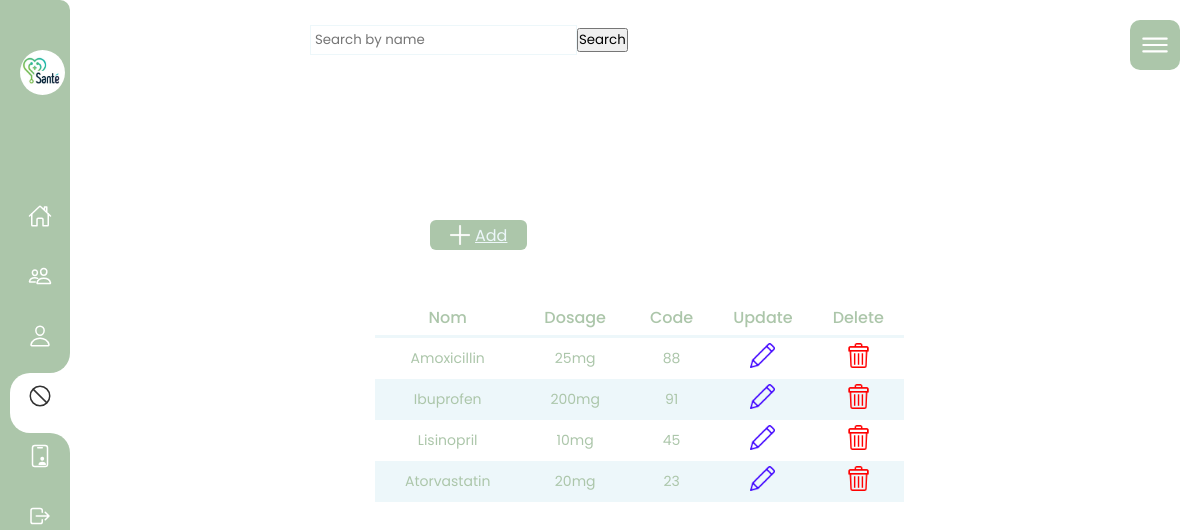
The page /Medication.php on the database its author committed.
### tables this page shows
CREATE TABLE `medicament` (
  `id_med` int(11) NOT NULL,
  `nom` text NOT NULL,
  `dosage` text NOT NULL,
  `code` text NOT NULL
);

### medicamentDAO.php (called while the page is built, shortened)
<?php
require_once("medicament.php");
class medicamentDAO {
	static function getPDO(){
		return new PDO("mysql:host=localhost;dbname=lifesaver","root","");
	}
    public static function listeMedicaments() {
		$pdo=medicamentDAO::getPDO();
		$res=$pdo->prepare("SELECT * FROM medicament;");
		$res->execute();
		$lst=[];
		while($ligne=$res->fetch()){
			$lst[]=new Medicament($ligne["id_med"], $ligne["nom"], $ligne["dosage"], $ligne["code"]);
		}
		return $lst;    }
}
?>

### medicament.php (called while the page is built, shortened)
<?php
require_once("medicamentDAO.php");
class Medicament {
    private $id_med;
    private $nom;
    private $dosage;
    private $code;
    public function __construct($id_med, $nom, $dosage, $code) {
        $this->id_med = $id_med;
        $this->nom = $nom;
        $this->dosage = $dosage;
        $this->code = $code;
    }
    public function __get($prop) {
        switch ($prop) {
            case 'id_med': return $this->id_med;
            case 'nom': return $this->nom;
            case 'dosage': return $this->dosage;
            case 'code': return $this->code;
        }
    }
}
?>

### Medication.php (the view, shortened to what this page needs)
<!DOCTYPE html>
<html lang="en">
<head>
    <link rel="stylesheet" type="text/css" href="medication.css">
</head>
<body>
<div class="navigation">
        <ul>
            <li><a href="#" class="logo">
                <img src="logoSanté.png">
              </a></li>
              <li class="list ">
                <a href="page1.php">
                    <span class="icon"><ion-icon name="home-outline"></ion-icon></span>
                </a>
            </li>
            <li class="list ">
                <a href="patient.php" >
                    <span class="icon"><ion-icon name="people-outline"></ion-icon></span>
                </a>
            </li>
            <li class="list">
                <a href="medecin.php" >
                    <span class="icon"><ion-icon name="person-outline"></ion-icon></span>
                </a>
            </li>
            <li class="list active">
                <b></b>
                <b></b>
                <a href="Medication.php" >
                    <span class="icon"><ion-icon name="ban-outline"></ion-icon></span>
                </a>
            </li>
            <li class="list">
                <a href="ordonnance.php" >
                    <span class="icon"><ion-icon name="id-card-outline"></ion-icon></span>
                </a>
            </li>
            <li class="list">
                <a  href="logout.php">
                    <span class="icon"><ion-icon name="log-out-outline"></ion-icon></span>
                </a>
            </li>
        </ul>
    </div>
<div class="main">
   <div class="topbar">
    <div class="toggle">
        <ion-icon name="menu-outline" class="open"></ion-icon>
    </div>
    <?php
require_once("medicament.php");
$liste=MedicamentDAO::listeMedicaments();
?>
   <div class="container">
   <?php
$searchQuery = isset($_GET['search']) ? $_GET['search'] : '';
$filteredList = array_filter($liste, function($medicament) use ($searchQuery) {
    return stripos($medicament->nom, $searchQuery) !== false;
});
?>
        <table>
        <a href="addMedicament.php" class="Btn_add"><img src="plus.png">Add</a>
          <tr id="items" id="id01">
            <th>Nom</th>
            <th>Dosage</th>
            <th>Code</th>
            <th>Update</th>
            <th>Delete</th>
          </tr>
    <form action="" method="GET">
        <input type="text" name="search" value="<?= $searchQuery ?>" placeholder="Search by name">
        <button type="submit">Search</button>
    </form>
    <?php foreach ($filteredList as $medicament) { ?>
                <tr>
                    <td><?=$medicament->nom?></td>
                    <td><?=$medicament->dosage?></td>
                    <td><?=$medicament->code?></td>
                    <td><a href="updateMedication.php?id_med=<?=$medicament->id_med?>"><img src="pen.png"></a></td>
                    <td><a onclick="return confirm('Etes vous sur!!?')"  href="deleteMedicament.php?id_med=<?=$medicament->id_med?>>"><img src="trash.png"></a> </td>
                <?php
             }
         ?>
        </table>
      </div>
 </body>
</html>

### medication.css (style rules this page uses)
* { margin: 0; padding: 0; box-sizing: border-box; font-family: 'Poppins',sans-serif; }
body { min-height: 100vh; background: #fff; }
.navigation { position: fixed; top: 0px; left: 0px; bottom: 0px; width: 65px; border-top-right-radius: 10px; box-sizing: initial; border-left: 5px solid #acc6aa ; background: #acc6aa; transition: width 0.5s; overflow: hidden; }
.logo { text-align: center; display: flex; margin: 10px 0 0 10px; padding-bottom: 3rem; }
.logo img { width: 45px; height: 45px; border-radius: 50%; }
.navigation ul { position: absolute; top: 0px; left: 0; width: 100%; padding-left: 5px; padding-top: 40px; }
.navigation ul li { position: relative; list-style: none; width: 100%; border-top-left-radius: 20px; border-bottom-left-radius: 20px; }
.navigation ul li.active { background: #fff; }
.navigation ul li:nth-child(1) { margin-bottom: 50px; pointer-events: none; }
.navigation ul li b:nth-child(1) { position: absolute; top: -20px; height: 20px; width: 100%; background: #fff; display: none; }
.navigation ul li b:nth-child(1)::before { content: ''; position: absolute; top: 0; left: 0; width: 100%; height: 100%; border-bottom-right-radius: 20px; background: #acc6aa; }
.navigation ul li b:nth-child(2) { position: absolute; bottom: -20px; height: 20px; width: 100%; background: #fff; display: none; }
.navigation ul li b:nth-child(2)::before { content: ''; position: absolute; top: 0; left: 0; width: 100%; height: 100%; border-top-right-radius: 20px; background: #acc6aa; }
.navigation ul li.active b:nth-child(1), .navigation ul li.active b:nth-child(2) { display: block; }
.navigation ul li a { position: relative; display: block; width: 100%; display: flex; text-decoration: none; color: #fff; }
.navigation ul li.active a { color: #333; }
.navigation ul li a .icon { position: relative; display: block; min-width: 60px; height: 60px; line-height: 60px; text-align: center; }
.navigation ul li a .icon ion-icon { font-size: 1.5em; }
.main { position: absolute; width: calc(100% - 300px); left: 300px; min-height: 100vh; background: var(--white); transition: 0.5s; }
.topbar { width: 100%; height: 60px; display: flex; justify-content: space-between; align-items: center; padding: 0 10px; }
.toggle { position: fixed; top: 20px; right: 20px; width: 50px; height: 50px; background: #acc6aa; border-radius: 10px; cursor: pointer; display: flex; justify-content: center; align-items: center; }
.toggle ion-icon { position: absolute; color: #fff; font-size: 34px; display: none; }
.toggle ion-icon.open, .toggle.active ion-icon.close { display: block; }
.Btn_add { width: fit-content; margin-bottom: 20px; background-color:#acc6aa; padding: 5px 20px; color: #edf7fa ; display: flex; align-items: center; text-align: O; border-radius: 6px; height: 30px; position: absolute; bottom: 150px; right: 600px; top: 220px; left:130px; }
.Btn_add img { margin-right: 5px; height: 20px; }
table { border-collapse: collapse; color: #acc6aa; position: absolute; bottom: 10px; right: 200px; top: 300px; left: 75px; height: 100px; width: 0px; font-family:"Times New Roman", Times, serif; }
th { font-size: 16px; border-bottom: 3px solid #edf7fa ; padding:5px 20px; font-weight: 500; }
td { font-weight:400 ; padding: 5px 30px; font-size: 14px; text-align: center; }
img { height: 25px; }
tr:nth-child(2n) { background-color:#edf7fa ; }
input { padding: 4px; border: 1px solid #edf7fa ; outline: 0; margin-top: 20px ; right: 400px; }

### rows shown on the page
medicament: nom "Amoxicillin", dosage "25mg", code "88"
medicament: nom "Ibuprofen", dosage "200mg", code "91"
medicament: nom "Lisinopril", dosage "10mg", code "45"
medicament: nom "Atorvastatin", dosage "20mg", code "23"
